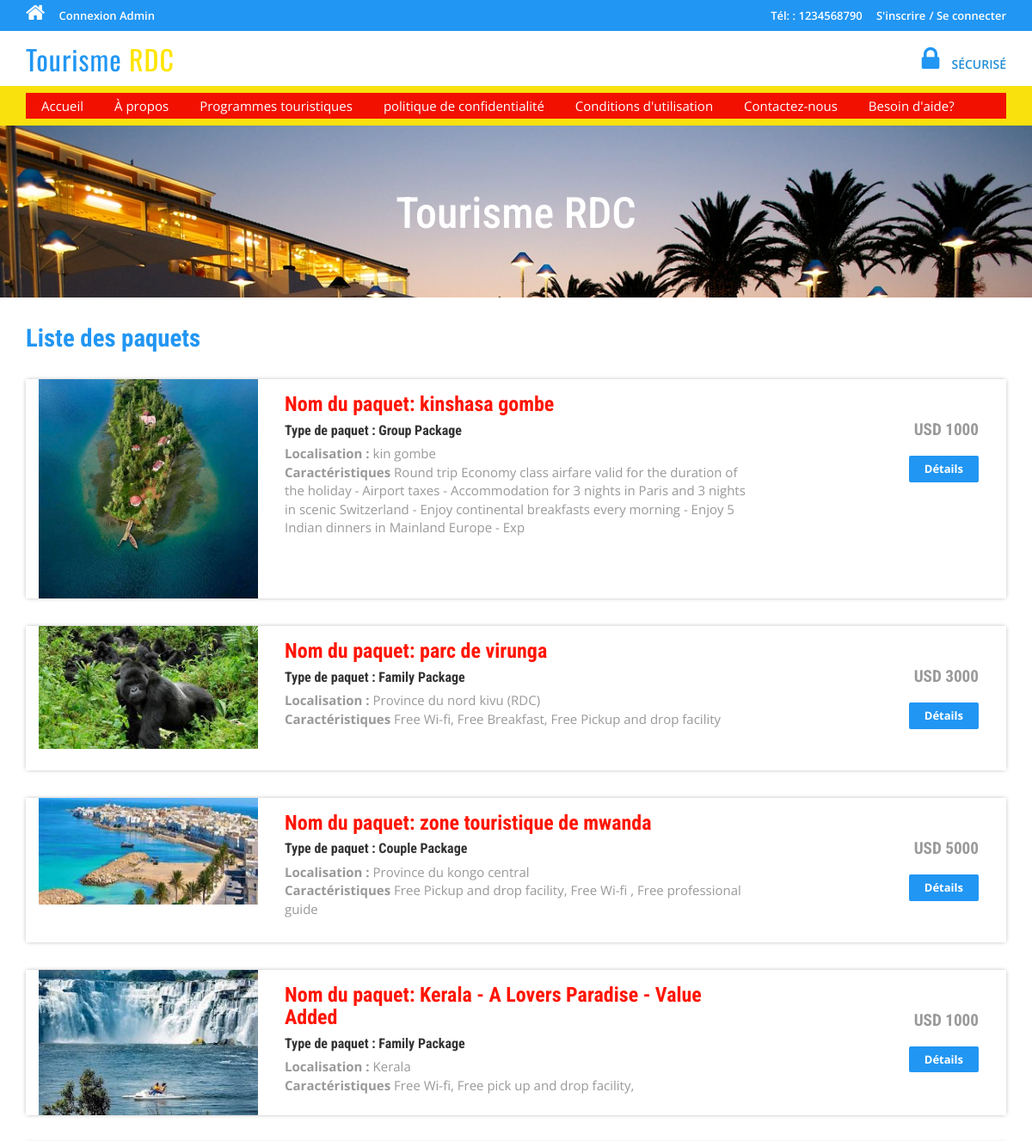
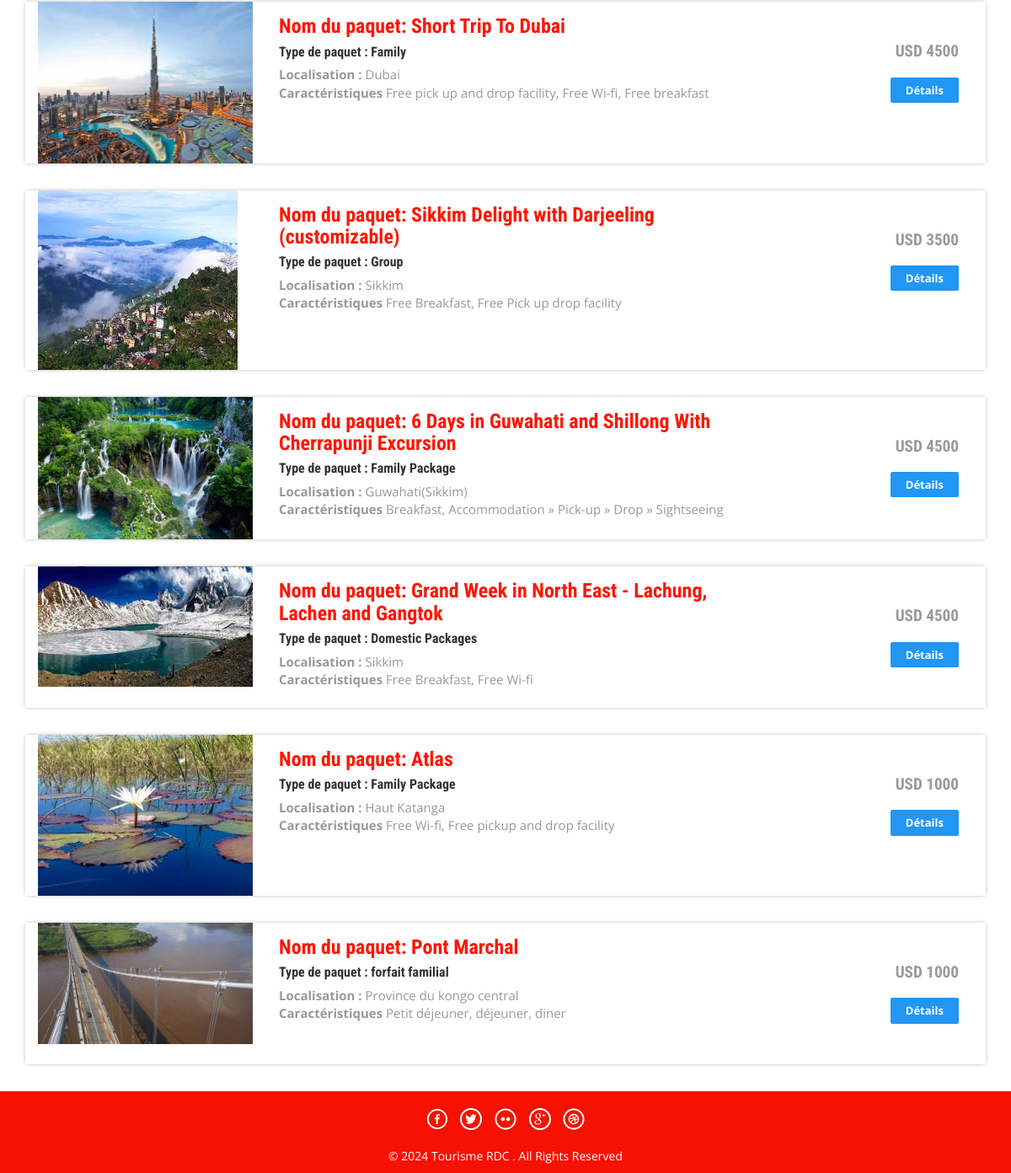
The app's page /package-list.php with its own data (2 pictures, top to bottom).
### tables this page shows
CREATE TABLE IF NOT EXISTS `tbltourpackages` (
  `PackageId` int(11) NOT NULL AUTO_INCREMENT,
  `PackageName` varchar(200) DEFAULT NULL,
  `PackageType` varchar(150) DEFAULT NULL,
  `PackageLocation` varchar(100) DEFAULT NULL,
  `PackagePrice` int(11) DEFAULT NULL,
  `PackageFetures` varchar(255) DEFAULT NULL,
  `PackageDetails` mediumtext DEFAULT NULL,
  `PackageImage` varchar(100) DEFAULT NULL,
  `Creationdate` timestamp NULL DEFAULT current_timestamp(),
  `UpdationDate` timestamp NULL DEFAULT NULL ON UPDATE current_timestamp(),
  PRIMARY KEY (`PackageId`)
);

### package-list.php (the view, shortened to what this page needs)
<?php
include('includes/config.php');
?>
<!DOCTYPE HTML>
<html>
<head>
<link href="css/bootstrap.css" rel='stylesheet' type='text/css' />
<link href="css/style.css" rel='stylesheet' type='text/css' />
<link href="css/font-awesome.css" rel="stylesheet">
<link href="css/animate.css" rel="stylesheet" type="text/css" media="all">
</head>
<body>
<?php include('includes/header.php');?>
<div class="banner-3">
	<div class="container">
		<h1 class="wow zoomIn animated animated" data-wow-delay=".5s" style="visibility: visible; animation-delay: 0.5s; animation-name: zoomIn;">Tourisme RDC</h1>
	</div>
</div>
<div class="rooms">
	<div class="container">
		<div class="room-bottom">
			<h3>Liste des paquets</h3>
<?php $sql = "SELECT * from tbltourpackages";
$query = $dbh->prepare($sql);
$query->execute();
$results=$query->fetchAll(PDO::FETCH_OBJ);
if($query->rowCount() > 0)
{
foreach($results as $result)
{	?>
			<div class="rom-btm">
				<div class="col-md-3 room-left wow fadeInLeft animated" data-wow-delay=".5s">
					<img src="admin/pacakgeimages/<?php echo htmlentities($result->PackageImage);?>" class="img-responsive" alt="">
				</div>
				<div class="col-md-6 room-midle wow fadeInUp animated" data-wow-delay=".5s">
					<h4>Nom du paquet: <?php echo htmlentities($result->PackageName);?></h4>
					<h6>Type de paquet : <?php echo htmlentities($result->PackageType);?></h6>
					<p><b>Localisation :</b> <?php echo htmlentities($result->PackageLocation);?></p>
					<p><b>Caractéristiques</b> <?php echo htmlentities($result->PackageFetures);?></p>
				</div>
				<div class="col-md-3 room-right wow fadeInRight animated" data-wow-delay=".5s">
					<h5>USD <?php echo htmlentities($result->PackagePrice);?></h5>
					<a href="package-details.php?pkgid=<?php echo htmlentities($result->PackageId);?>" class="view">Détails</a>
				</div>
				<div class="clearfix"></div>
			</div>
<?php }} ?>
		</div>
	</div>
</div>
<?php include('includes/footer.php');?>
</body>
</html>

### includes/header.php (shortened to what this page needs)
<?php if($_SESSION['login'])
{?>
<div class="top-header">
	<div class="container">
		<ul class="tp-hd-lft wow fadeInLeft animated" data-wow-delay=".5s">
			<li class="hm"><a href="index.html"><i class="fa fa-home"></i></a></li>
			<li class="prnt"><a href="profile.php">Mon profil</a></li>
				<li class="prnt"><a href="change-password.php">Modifier le mot de passe</a></li>
			<li class="prnt"><a href="tour-history.php">Mon historique de tournée</a></li>
			<li class="prnt"><a href="issuetickets.php">Émettre des billets</a></li>
		</ul>
		<ul class="tp-hd-rgt wow fadeInRight animated" data-wow-delay=".5s">
			<li class="tol">Bienvenue :</li>
			<li class="sig"><?php echo htmlentities($_SESSION['login']);?></li>
			<li class="sigi"><a href="logout.php" >/Se déconnecter</a></li>
        </ul>
		<div class="clearfix"></div>
	</div>
</div><?php } else {?>
<div class="top-header">
	<div class="container">
		<ul class="tp-hd-lft wow fadeInLeft animated" data-wow-delay=".5s">
			<li class="hm"><a href="index.php"><i class="fa fa-home"></i></a></li>
				<li class="hm"><a href="admin/index.php">Connexion Admin</a></li>
		</ul>
		<ul class="tp-hd-rgt wow fadeInRight animated" data-wow-delay=".5s">
			<li class="tol">Tél: : 1234568790</li>
			<li class="sig"><a href="#" data-toggle="modal" data-target="#myModal" >S'inscrire</a></li>
			<li class="sigi"><a href="#" data-toggle="modal" data-target="#myModal4" >/ Se connecter</a></li>
        </ul>
		<div class="clearfix"></div>
	</div>
</div>
<?php }?>
<div class="header">
	<div class="container">
		<div class="logo wow fadeInDown animated" data-wow-delay=".5s">
			<a href="index.php">Tourisme <span>RDC</span></a>
		</div>
		<div class="lock fadeInDown animated" data-wow-delay=".5s">
			<li><i class="fa fa-lock"></i></li>
            <li><div class="securetxt">SÉCURISÉ </div></li>
		</div>
		<div class="clearfix"></div>
	</div>
</div>
<div class="footer-btm wow fadeInLeft animated" data-wow-delay=".5s">
	<div class="container">
	<div class="navigation">
			<nav class="navbar navbar-default">
				<div class="collapse navbar-collapse nav-wil" id="bs-example-navbar-collapse-1">
					<nav class="cl-effect-1">
						<ul class="nav navbar-nav">
							<li><a href="index.php">Accueil</a></li>
							<li><a href="page.php?type=aboutus">À propos</a></li>
								<li><a href="package-list.php">Programmes touristiques</a></li>
								<li><a href="page.php?type=privacy">politique de confidentialité</a></li>
								<li><a href="page.php?type=terms">Conditions d'utilisation</a></li>
								<li><a href="page.php?type=contact">Contactez-nous</a></li>
								<?php if($_SESSION['login'])
{?>
								<li>Need Help?<a href="#" data-toggle="modal" data-target="#myModal3"> / Write Us </a>  </li>
								<?php } else { ?>
								<li><a href="enquiry.php"> Besoin d'aide? </a>  </li>
								<?php } ?>
								<div class="clearfix"></div>
						</ul>
					</nav>
				</div>
			</nav>
		</div>
	</div>
</div>

### includes/footer.php
<div class="copy-right">
	<div class="container">
		<div class="footer-social-icons wow fadeInDown animated animated" data-wow-delay=".5s" style="visibility: visible; animation-delay: 0.5s; animation-name: fadeInDown;">
			<ul>
				<li><a class="facebook" href="#"><span>Facebook</span></a></li>
				<li><a class="twitter" href="#"><span>Twitter</span></a></li>
				<li><a class="flickr" href="#"><span>Flickr</span></a></li>
				<li><a class="googleplus" href="#"><span>Google+</span></a></li>
				<li><a class="dribbble" href="#"><span>Dribbble</span></a></li>
			</ul>
		</div>
		<p class="wow zoomIn animated animated" data-wow-delay=".5s" style="visibility: visible; animation-delay: 0.5s; animation-name: zoomIn;">© 2024 Tourisme RDC . All Rights Reserved </p>
	</div>
</div>

### css/style.css (style rules this page uses)
html, body { font-size: 100%; background: #fff; font-family: 'Open Sans', sans-serif; }
body a,.grid_1,plan_1,plan_1.one,plan_1.two,i.icon1, i.icon2, i.icon3, i.icon4, i.icon5, i.icon6 { transition:0.5s all; -webkit-transition:0.5s all; -moz-transition:0.5s all; -o-transition:0.5s all; -ms-transition:0.5s all; }
h1,h2,h3,h4,h5,h6 { margin:0; font-family: 'Roboto Condensed', sans-serif; }
p { margin:0; }
ul { margin:0; padding:0; }
.logo a { color: #2196f3; letter-spacing: 1px; font-size: 2em; font-weight: 400; display: block; text-decoration: none; font-family: 'Oswald', sans-serif; }
.logo span { color:#ffe500; }
i.fa.fa-home { font-size: 24px; }
.top-header { background-color: #2196f3; border-bottom: 0 none; height: 36px; line-height: 35px; }
ul.tp-hd-lft { float: left; }
ul.tp-hd-lft li { display: inline-block; }
li.hm,li.prnt { margin-right: 12px; }
ul.tp-hd-lft a { font-size: 13px; font-weight: 600; color:#fff; }
ul.tp-hd-rgt { float:right; }
ul.tp-hd-rgt li { display: inline-block; font-size: 13px; font-weight: 600; color:#fff; }
ul.tp-hd-rgt a { font-size: 13px; font-weight: 600; color:#fff; }
li.ned,li.wrt,li.tol { margin-right: 12px; }
.header { background-color: #fff; margin: 0; padding: 10px 0 8px; }
.logo a { display: block; }
.logo { float: left; margin-right: 60px; }
.lock { float: right; margin-top: 7px; }
.securetxt { color: #1f8dd6; line-height: 18px; margin-top: 0px; font-size: 14px; font-weight:600; }
.lock li { display: inline-block; }
i.fa.fa-lock { color:#2196f3; font-size: 2em; padding-right: 10px; }
.footer-btm li { display: inline-block; margin: 0 10px; font-size: 14px; color: #fff; }
.footer-btm li a { font-size: 15px; color: #fff; display: inline-block; padding: 5px 8px; }
.footer-btm { background:#f9e10e; padding: 0.5em 0; text-align:center; }
.copy-right p { color:#fff; font-size:14px; line-height: 1.8em; }
.copy-right { background:#f71100; text-align: center; padding: 0.5em 0; }
a.view { padding: 6px 18px; font-weight: 700; color: #fff; background-color: #2196F3; border: 0; font-size: 13px; border-radius: 2px; -webkit-transition: all .2s; -moz-transition: all .2s; transition: all .2s; margin-top: 20px; display: inline-block; }
.banner-3 { background: url(../images/6.jpg)no-repeat; background-size: cover; -webkit-background-size: cover; -o-background-size: cover; -ms-background-size: cover; -moz-background-size: cover; min-height:200px; }
.banner-3 h1 { font-size: 50px; margin-bottom: 40px; padding: 1.5em 0 0; text-align: center; color: #fff; }
.rom-btm { margin-top: 2em; box-shadow: 0px 0px 5px -1px rgba(0, 0, 0, 0.37); }
.room-bottom h3 { font-size: 1.8em; font-weight: 700; color: #2196f3; }
.room-bottom { padding: 2em 0; }
.rom-btm h4 { font-size: 1.5em; font-weight: 700; color:#ff1504; }
.rom-btm p { font-size: 15px; color: #999; }
.rom-btm h6 { font-size: 1em; font-weight: 700; margin: 0.5em 0; }
.room-right { text-align: right; padding: 3em 2em; }
.room-midle { padding: 1em; }
.rom-btm h5 { font-size: 1.2em; font-weight: 700; color: #999; }
.footer-social-icons ul li { display:inline-block; margin:0 0.2em; }
.footer-social-icons ul li a { width:30px; height:30px; background:url('../images/img-sprite.png') no-repeat 0px 0px; display:inline-block; position: relative; }
.footer-social-icons ul li a.facebook { background-position:0px 0px; }
.footer-social-icons ul li a.twitter { background-position:-30px 0px; }
.footer-social-icons ul li a.flickr { background-position:-60px 0px; }
.footer-social-icons ul li a.googleplus { background-position:-90px 0px; }
.footer-social-icons ul li a.dribbble { background-position:-120px 0px; }
.footer-social-icons { margin: 10px 0 10px; }
.navbar-default { background-color: #f21100 !important; border-color: #4CB320 !important; }
.navbar { min-height: 0px !important; margin-bottom:0px !important; border-radius:0px !important; border: none !important; }
ul.nav.navbar-nav li a { font-size: 15px ; color: #fff; display: inline-block; padding: 5px 8px; }
.navbar-collapse { padding-right: 0px !important; padding-left: 0px !important; }

### records on screen
tbltourpackages: PackageImage (picture), PackageName "kinshasa gombe", PackageType "Group Package", PackageLocation "kin gombe", PackageFetures "Round trip Economy class airfare valid for the duration of the holiday - Airport taxes - Accommodation for 3 nights in Paris and 3 nights in scenic Switzerland - Enjoy continental breakfasts every morning - Enjoy 5 Indian dinners in Mainland Europe - Exp", PackagePrice "1000"
tbltourpackages: PackageImage (picture), PackageName "parc de virunga", PackageType "Family Package", PackageLocation "Province du nord kivu (RDC)", PackageFetures "Free Wi-fi, Free Breakfast, Free Pickup and drop facility", PackagePrice "3000"
tbltourpackages: PackageImage (picture), PackageName "zone touristique de mwanda", PackageType "Couple Package", PackageLocation "Province du kongo central", PackageFetures "Free Pickup and drop facility, Free Wi-fi , Free professional guide", PackagePrice "5000"
tbltourpackages: PackageImage (picture), PackageName "Kerala - A Lovers Paradise - Value Added", PackageType "Family Package", PackageLocation "Kerala", PackageFetures "Free Wi-fi, Free pick up and drop facility,", PackagePrice "1000"
tbltourpackages: PackageImage (picture), PackageName "Short Trip To Dubai", PackageType "Family", PackageLocation "Dubai", PackageFetures "Free pick up and drop facility, Free Wi-fi, Free breakfast", PackagePrice "4500"
tbltourpackages: PackageImage (picture), PackageName "Sikkim Delight with Darjeeling (customizable)", PackageType "Group", PackageLocation "Sikkim", PackageFetures "Free Breakfast, Free Pick up drop facility", PackagePrice "3500"
tbltourpackages: PackageImage (picture), PackageName "6 Days in Guwahati and Shillong With Cherrapunji Excursion", PackageType "Family Package", PackageLocation "Guwahati(Sikkim)", PackageFetures "Breakfast, Accommodation » Pick-up » Drop » Sightseeing", PackagePrice "4500"
tbltourpackages: PackageImage (picture), PackageName "Grand Week in North East - Lachung, Lachen and Gangtok", PackageType "Domestic Packages", PackageLocation "Sikkim", PackageFetures "Free Breakfast, Free Wi-fi", PackagePrice "4500"
tbltourpackages: PackageImage (picture), PackageName "Atlas", PackageType "Family Package", PackageLocation "Haut Katanga", PackageFetures "Free Wi-fi, Free pickup and drop facility", PackagePrice "1000"
tbltourpackages: PackageImage (picture), PackageName "Pont Marchal", PackageType "forfait familial", PackageLocation "Province du kongo central", PackageFetures "Petit déjeuner, déjeuner, diner", PackagePrice "1000"
